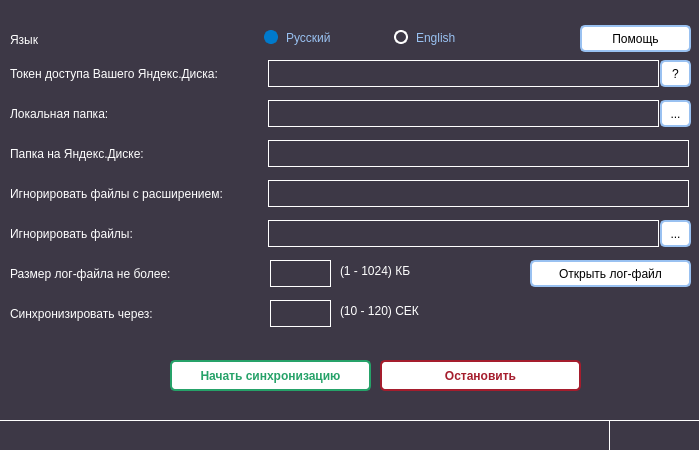
<?xml version="1.0" encoding="UTF-8"?>
<ui version="4.0">
 <class>MainWindow</class>
 <widget class="QMainWindow" name="MainWindow">
  <property name="geometry">
   <rect>
    <x>0</x>
    <y>0</y>
    <width>699</width>
    <height>450</height>
   </rect>
  </property>
  <property name="windowTitle">
   <string>YDSync 1.0</string>
  </property>
  <property name="windowIcon">
   <iconset>
    <normaloff>icon.ico</normaloff>icon.ico</iconset>
  </property>
  <property name="styleSheet">
   <string notr="true">background-color: rgb(61, 56, 70);</string>
  </property>
  <property name="inputMethodHints">
   <set>Qt::ImhNone</set>
  </property>
  <widget class="QWidget" name="centralwidget">
   <widget class="QLabel" name="l_language">
    <property name="geometry">
     <rect>
      <x>10</x>
      <y>30</y>
      <width>250</width>
      <height>19</height>
     </rect>
    </property>
    <property name="styleSheet">
     <string notr="true">color: rgb(255, 255, 255);</string>
    </property>
    <property name="text">
     <string>Язык</string>
    </property>
   </widget>
   <widget class="QLabel" name="l_token">
    <property name="geometry">
     <rect>
      <x>10</x>
      <y>60</y>
      <width>250</width>
      <height>27</height>
     </rect>
    </property>
    <property name="styleSheet">
     <string notr="true">color: rgb(255, 255, 255);</string>
    </property>
    <property name="text">
     <string>Токен доступа Вашего Яндекс.Диска:</string>
    </property>
   </widget>
   <widget class="QLabel" name="l_local">
    <property name="geometry">
     <rect>
      <x>10</x>
      <y>100</y>
      <width>250</width>
      <height>27</height>
     </rect>
    </property>
    <property name="styleSheet">
     <string notr="true">color: rgb(255, 255, 255);</string>
    </property>
    <property name="text">
     <string>Локальная папка:</string>
    </property>
   </widget>
   <widget class="QLabel" name="l_yddir">
    <property name="geometry">
     <rect>
      <x>10</x>
      <y>140</y>
      <width>250</width>
      <height>27</height>
     </rect>
    </property>
    <property name="styleSheet">
     <string notr="true">color: rgb(255, 255, 255);</string>
    </property>
    <property name="text">
     <string>Папка на Яндекс.Диске:</string>
    </property>
   </widget>
   <widget class="QLabel" name="l_ignoreextension">
    <property name="geometry">
     <rect>
      <x>10</x>
      <y>180</y>
      <width>250</width>
      <height>27</height>
     </rect>
    </property>
    <property name="styleSheet">
     <string notr="true">color: rgb(255, 255, 255);</string>
    </property>
    <property name="text">
     <string>Игнорировать файлы с расширением:</string>
    </property>
   </widget>
   <widget class="QRadioButton" name="r_rus">
    <property name="geometry">
     <rect>
      <x>260</x>
      <y>25</y>
      <width>111</width>
      <height>25</height>
     </rect>
    </property>
    <property name="styleSheet">
     <string notr="true">QRadioButton {
color: rgb(153, 193, 241);
spacing: 8px; /* расстояние между индикатором и текстом */
padding: 4px;
}

QRadioButton::Indicator {
border: 2px solid white;
border-radius: 7px;
}

QRadioButton::indicator:checked {
border: 2px solid #007acc;
background-color: #007acc;
}

</string>
    </property>
    <property name="text">
     <string>Русский</string>
    </property>
    <property name="checked">
     <bool>true</bool>
    </property>
   </widget>
   <widget class="QRadioButton" name="r_eng">
    <property name="geometry">
     <rect>
      <x>390</x>
      <y>25</y>
      <width>111</width>
      <height>25</height>
     </rect>
    </property>
    <property name="styleSheet">
     <string notr="true">QRadioButton {
color: rgb(153, 193, 241);
spacing: 8px; /* расстояние между индикатором и текстом */
padding: 4px;
}

QRadioButton::Indicator {
border: 2px solid white;
border-radius: 7px;
}

QRadioButton::indicator:checked {
border: 2px solid #007acc;
background-color: #007acc;
}

</string>
    </property>
    <property name="text">
     <string>English</string>
    </property>
   </widget>
   <widget class="QLineEdit" name="le_token">
    <property name="geometry">
     <rect>
      <x>268</x>
      <y>60</y>
      <width>391</width>
      <height>27</height>
     </rect>
    </property>
    <property name="styleSheet">
     <string notr="true">QLineEdit {
color: rgb(153, 193, 241);
border: 1px solid white;
}</string>
    </property>
    <property name="inputMethodHints">
     <set>Qt::ImhHiddenText|Qt::ImhNoAutoUppercase|Qt::ImhNoPredictiveText|Qt::ImhSensitiveData</set>
    </property>
    <property name="echoMode">
     <enum>QLineEdit::Password</enum>
    </property>
    <property name="clearButtonEnabled">
     <bool>false</bool>
    </property>
   </widget>
   <widget class="QLineEdit" name="le_local">
    <property name="geometry">
     <rect>
      <x>268</x>
      <y>100</y>
      <width>391</width>
      <height>27</height>
     </rect>
    </property>
    <property name="styleSheet">
     <string notr="true">QLineEdit {
color: rgb(153, 193, 241);
border: 1px solid white;
}</string>
    </property>
   </widget>
   <widget class="QPushButton" name="pb_helptoten">
    <property name="geometry">
     <rect>
      <x>660</x>
      <y>60</y>
      <width>31</width>
      <height>27</height>
     </rect>
    </property>
    <property name="styleSheet">
     <string notr="true">background-color: rgb(255, 255, 255);
border-radius: 5px;
border: 2px solid  rgb(153, 193, 241);</string>
    </property>
    <property name="text">
     <string>?</string>
    </property>
   </widget>
   <widget class="QPushButton" name="pb_local">
    <property name="geometry">
     <rect>
      <x>660</x>
      <y>100</y>
      <width>31</width>
      <height>27</height>
     </rect>
    </property>
    <property name="styleSheet">
     <string notr="true">background-color: rgb(255, 255, 255);
border-radius: 5px;
border: 2px solid  rgb(153, 193, 241);</string>
    </property>
    <property name="text">
     <string>...</string>
    </property>
   </widget>
   <widget class="QLineEdit" name="le_yddir">
    <property name="geometry">
     <rect>
      <x>268</x>
      <y>140</y>
      <width>421</width>
      <height>27</height>
     </rect>
    </property>
    <property name="toolTip">
     <string/>
    </property>
    <property name="styleSheet">
     <string notr="true">QLineEdit {
color: rgb(153, 193, 241);
border: 1px solid white;
}</string>
    </property>
   </widget>
   <widget class="QLineEdit" name="le_ignoreextension">
    <property name="geometry">
     <rect>
      <x>268</x>
      <y>180</y>
      <width>421</width>
      <height>27</height>
     </rect>
    </property>
    <property name="styleSheet">
     <string notr="true">QLineEdit {
color: rgb(153, 193, 241);
border: 1px solid white;
}</string>
    </property>
   </widget>
   <widget class="QPushButton" name="pb_ignorefiles">
    <property name="geometry">
     <rect>
      <x>660</x>
      <y>220</y>
      <width>31</width>
      <height>27</height>
     </rect>
    </property>
    <property name="styleSheet">
     <string notr="true">background-color: rgb(255, 255, 255);
border-radius: 5px;
border: 2px solid  rgb(153, 193, 241);</string>
    </property>
    <property name="text">
     <string>...</string>
    </property>
   </widget>
   <widget class="QLabel" name="l_ignorefiles">
    <property name="geometry">
     <rect>
      <x>10</x>
      <y>220</y>
      <width>250</width>
      <height>27</height>
     </rect>
    </property>
    <property name="styleSheet">
     <string notr="true">color: rgb(255, 255, 255);</string>
    </property>
    <property name="text">
     <string>Игнорировать файлы:</string>
    </property>
   </widget>
   <widget class="QLineEdit" name="le_ignorefiles">
    <property name="geometry">
     <rect>
      <x>268</x>
      <y>220</y>
      <width>391</width>
      <height>27</height>
     </rect>
    </property>
    <property name="styleSheet">
     <string notr="true">QLineEdit {
color: rgb(153, 193, 241);
border: 1px solid white;
}</string>
    </property>
   </widget>
   <widget class="QLabel" name="l_logsize">
    <property name="geometry">
     <rect>
      <x>10</x>
      <y>260</y>
      <width>250</width>
      <height>27</height>
     </rect>
    </property>
    <property name="styleSheet">
     <string notr="true">color: rgb(255, 255, 255);</string>
    </property>
    <property name="text">
     <string>Размер лог-файла не более:</string>
    </property>
   </widget>
   <widget class="QLineEdit" name="le_logsize">
    <property name="geometry">
     <rect>
      <x>270</x>
      <y>260</y>
      <width>61</width>
      <height>27</height>
     </rect>
    </property>
    <property name="styleSheet">
     <string notr="true">QLineEdit {
color: rgb(153, 193, 241);
border: 1px solid white;
}</string>
    </property>
    <property name="inputMethodHints">
     <set>Qt::ImhNone</set>
    </property>
   </widget>
   <widget class="QLabel" name="l_kb">
    <property name="geometry">
     <rect>
      <x>340</x>
      <y>260</y>
      <width>131</width>
      <height>21</height>
     </rect>
    </property>
    <property name="styleSheet">
     <string notr="true">color: rgb(255, 255, 255);</string>
    </property>
    <property name="text">
     <string>(1 - 1024) КБ</string>
    </property>
   </widget>
   <widget class="QLabel" name="l_prompt">
    <property name="geometry">
     <rect>
      <x>0</x>
      <y>420</y>
      <width>610</width>
      <height>31</height>
     </rect>
    </property>
    <property name="font">
     <font>
      <italic>true</italic>
     </font>
    </property>
    <property name="styleSheet">
     <string notr="true">padding-left: 10px;
color: rgb(143, 240, 164);
border-right: 1px solid white;
border-top:1px solid white;</string>
    </property>
    <property name="text">
     <string/>
    </property>
   </widget>
   <widget class="QPushButton" name="pb_start">
    <property name="geometry">
     <rect>
      <x>170</x>
      <y>360</y>
      <width>201</width>
      <height>31</height>
     </rect>
    </property>
    <property name="font">
     <font>
      <weight>75</weight>
      <bold>true</bold>
     </font>
    </property>
    <property name="styleSheet">
     <string notr="true">background-color: rgb(255, 255, 255);
color: rgb(38, 162, 105);
border-radius: 5px;
border: 2px solid rgb(38, 162, 105);</string>
    </property>
    <property name="text">
     <string>Начать синхронизацию</string>
    </property>
   </widget>
   <widget class="QPushButton" name="pb_stop">
    <property name="geometry">
     <rect>
      <x>380</x>
      <y>360</y>
      <width>201</width>
      <height>31</height>
     </rect>
    </property>
    <property name="font">
     <font>
      <weight>75</weight>
      <bold>true</bold>
     </font>
    </property>
    <property name="styleSheet">
     <string notr="true">background-color: rgb(255, 255, 255);
color: rgb(165, 29, 45);
border-radius: 5px;
border: 2px solid rgb(165, 29, 45);</string>
    </property>
    <property name="text">
     <string>Остановить</string>
    </property>
   </widget>
   <widget class="QLabel" name="l_time">
    <property name="geometry">
     <rect>
      <x>610</x>
      <y>420</y>
      <width>91</width>
      <height>27</height>
     </rect>
    </property>
    <property name="font">
     <font>
      <italic>true</italic>
     </font>
    </property>
    <property name="styleSheet">
     <string notr="true">padding-left: 5px;
color: rgb(143, 240, 164);
border-top: 1px solid white;</string>
    </property>
    <property name="text">
     <string/>
    </property>
   </widget>
   <widget class="QPushButton" name="pb_help">
    <property name="geometry">
     <rect>
      <x>580</x>
      <y>25</y>
      <width>111</width>
      <height>27</height>
     </rect>
    </property>
    <property name="styleSheet">
     <string notr="true">background-color: rgb(255, 255, 255);
border-radius: 5px;
border: 2px solid  rgb(153, 193, 241);</string>
    </property>
    <property name="text">
     <string>Помощь</string>
    </property>
   </widget>
   <widget class="QPushButton" name="pb_openlog">
    <property name="geometry">
     <rect>
      <x>530</x>
      <y>260</y>
      <width>161</width>
      <height>27</height>
     </rect>
    </property>
    <property name="styleSheet">
     <string notr="true">background-color: rgb(255, 255, 255);
border-radius: 5px;
border: 2px solid  rgb(153, 193, 241);</string>
    </property>
    <property name="text">
     <string>Открыть лог-файл</string>
    </property>
   </widget>
   <widget class="QLabel" name="l_timesync">
    <property name="geometry">
     <rect>
      <x>10</x>
      <y>300</y>
      <width>250</width>
      <height>27</height>
     </rect>
    </property>
    <property name="styleSheet">
     <string notr="true">color: rgb(255, 255, 255);</string>
    </property>
    <property name="text">
     <string>Синхронизировать через:</string>
    </property>
   </widget>
   <widget class="QLabel" name="l_sec">
    <property name="geometry">
     <rect>
      <x>340</x>
      <y>300</y>
      <width>131</width>
      <height>21</height>
     </rect>
    </property>
    <property name="styleSheet">
     <string notr="true">color: rgb(255, 255, 255);</string>
    </property>
    <property name="text">
     <string>(10 - 120) СЕК</string>
    </property>
   </widget>
   <widget class="QLineEdit" name="le_timesync">
    <property name="geometry">
     <rect>
      <x>270</x>
      <y>300</y>
      <width>61</width>
      <height>27</height>
     </rect>
    </property>
    <property name="styleSheet">
     <string notr="true">QLineEdit {
color: rgb(153, 193, 241);
border: 1px solid white;
}</string>
    </property>
    <property name="inputMethodHints">
     <set>Qt::ImhNone</set>
    </property>
   </widget>
  </widget>
 </widget>
 <resources/>
 <connections/>
</ui>
